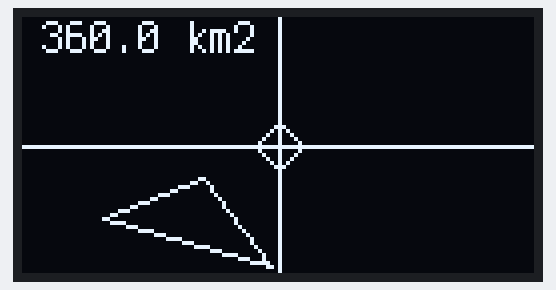
The program below on a simulated Raspberry Pi (BCM pin numbers). Parts: 128×64 one-colour display. What the program prints to the terminal is not drawn.

Above: at 0.1 s.
At 2.1 s:
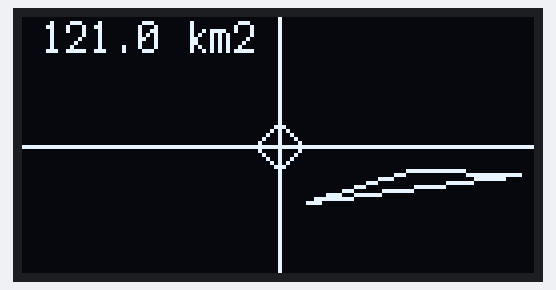
At 4.1 s:
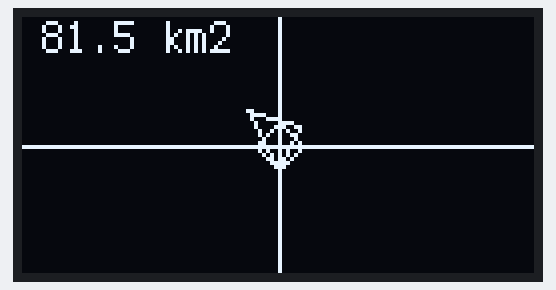
At 6.1 s:
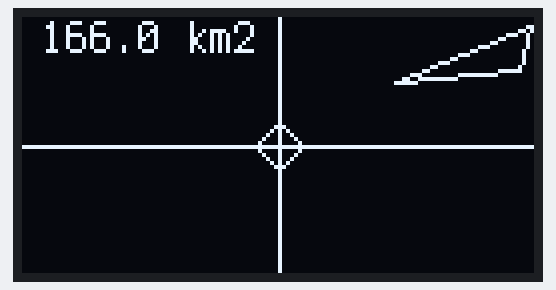
At 8.1 s:
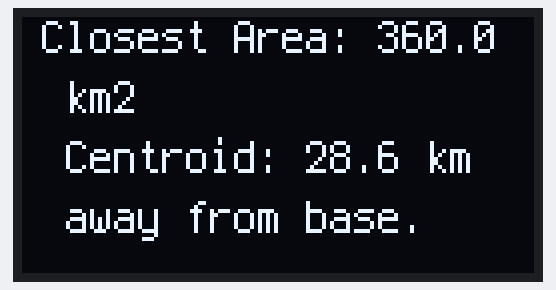

The program:

grayLanding3.py
```python
# type: ignore

from grayLandingLib3 import areaDistance, coordinateSeparator
import board
from adafruit_display_text import label
import adafruit_displayio_ssd1306
import terminalio
import displayio
import busio

displayio.release_displays()

from adafruit_display_shapes.triangle import Triangle
from adafruit_display_shapes.line import Line
from adafruit_display_shapes.circle import Circle

from time import sleep

sdaPin = board.GP2  # define which SDA & SCL pins to use
sclPin = board.GP3
i2c = busio.I2C(sclPin, sdaPin)

display_bus = displayio.I2CDisplay(i2c, device_address = 0x3d, reset = board.GP5)  # set up oled screen - device address from test code
display = adafruit_displayio_ssd1306.SSD1306(display_bus, width=128, height=64)

# points = [['-50, -17, -57, 12, -22, -7'],['28, -14, 60, -7, 54, 18'],['45, 30, 51, -1, 18, 6'],['5, 5, 19, 15, 22, 10']]
points = [['-2, -30, -19, -8, -44, -18'],['7, -14, 60, -7, 33, -6'],['5,5,-8,9,0,-6'],['63,30,60,19,29,16']]

triangleVals = []  # make a blank list to store area and centroids of triangles

for i in range(len(points)):
    print(points[i])
    x1, y1, x2, y2, x3, y3 = coordinateSeparator(points[i])  # separate the coordinates from each section of the list
    vals = areaDistance(x1, y1, x2, y2, x3, y3)  # find the values from those vertices
    triangleVals.append(vals)  # add the area and centroids of each triangle
    print(vals)
    area = vals[0]  # relevant area
    centroid = vals[1]

    splash = displayio.Group()  # make display group

    areaText = label.Label(terminalio.FONT, text = f"{round(area, 2)} km2", color = 0xFFFF00, x = 5, y = 5)
    splash.append(areaText)

    xAxis = Line(64, 0, 64, 64, color = 0xFFFF00)  # draw the x-axis
    splash.append(xAxis)

    yAxis = Line(0, 32, 128, 32, color = 0xFFFF00)  # draw the y-axis
    splash.append(yAxis)

    origin = Circle(64, 32, 5, outline = 0xFFFF00)  # draw a little circle at the origin/base location
    splash.append(origin)

    # need to manipulate the coordinates so they are in the right place on the screen with respect to the center of the screen, (64, 32)
    triangle = Triangle(int(x1) + 64, 32 - int(y1), int(x2) + 64, 32 - int(y2), int(x3) + 64, 32 - int(y3), outline = 0xFFFF00)
    splash.append(triangle)  # plot the triangle with the given points. need integers because no decimal pixels

    display.show(splash)

    sleep(2)

print(triangleVals)

badTriangles = []
for i in range(len(triangleVals)):  # delete triangles with area less than 100 square km
    if triangleVals[i][0] <= 100:
        badTriangles.append(i)  # save a list of the indexes of the bad triangles

for i in range(len(badTriangles)):
    del triangleVals[badTriangles[i]]  # delete the bad triangles from the lists of triangle vals and the original triangle points list
    del points[badTriangles[i]]

print(points)

centroids = []  # blank list for centroid distances
for i in range(len(triangleVals)):
    centroids.append(triangleVals[i][1])  # add the centroid distances to list

closest = min(centroids)  # find the minimum centroid distance
closestIndex = centroids.index(closest)  # find its index in the list, which corresponds to its index in the list of points

x1, y1, x2, y2, x3, y3 = coordinateSeparator(points[closestIndex])  # use the index found to get the points from the points list
areaPlusCentroid = areaDistance(x1, y1, x2, y2, x3, y3)  # get the distance and centroid

txt = f"Closest Area: {round(areaPlusCentroid[0], 2)} \n km2 \n Centroid: {round(areaPlusCentroid[1], 2)} km \n away from base."
print(f"The closest suitable landing area has vertices ({x1}, {y1}), ({x2}, {y2}), and ({x3}, {y3}). The area is {areaPlusCentroid[0]} km2 and the centroid is {areaPlusCentroid[1]} km away from base.")

splash = displayio.Group()  # make display group

showText = label.Label(terminalio.FONT, text = txt, color = 0xFFFF00, x = 5, y = 5)
splash.append(showText)

while True:
    display.show(splash)
```

grayLandingLib3.py
```python
from math import sqrt

def centroidDistance(x1, y1, x2, y2, x3, y3):
    xCentroid = (x1 + x2 + x3)/3  # find the center point for the x coordinates

    yCentroid = (y1 + y2 + y3)/3  # find the center point for the y coordinates

    distance = sqrt((xCentroid**2) + (yCentroid**2))  # find the distance from the origin

    return distance

def enterCoordinates():
    while True:
        print("Please enter vertices in 'x1, y1, x2, y2, x3, y3' form")
        x1, y1, x2, y2, x3, y3 = input().split(',')  # split the string on every comma
        print("Calculating area ...")

        try:
            return float(x1), float(y1), float(x2), float(y2), float(x3), float(y3)  # convert each coordinate to a float
        except:  # if the "try" throws an error, do this instead
            print("Incorrect input format. Please try again.")  # if the coordinates entered aren't numbers, they can't be converted into floats, and the try will not complete

def coordinateSeparator(nums):
    txt = nums[0]
    x1, y1, x2, y2, x3, y3 = txt.split(',')
    coors = [float(x1), float(y1), float(x2), float(y2), float(x3), float(y3)]

    return coors


def areaDistance(x1, y1, x2, y2, x3, y3):
    area = (1/2)*abs(x1*(y2 - y3) + x2*(y3 - y1) + x3*(y1 - y2))

    distance = centroidDistance(x1, y1, x2, y2, x3, y3)

    return [area, distance]
```

Measured:
- what the display in image 0 shows lasts 2.0 s, from 0.0 s to 2.0 s
